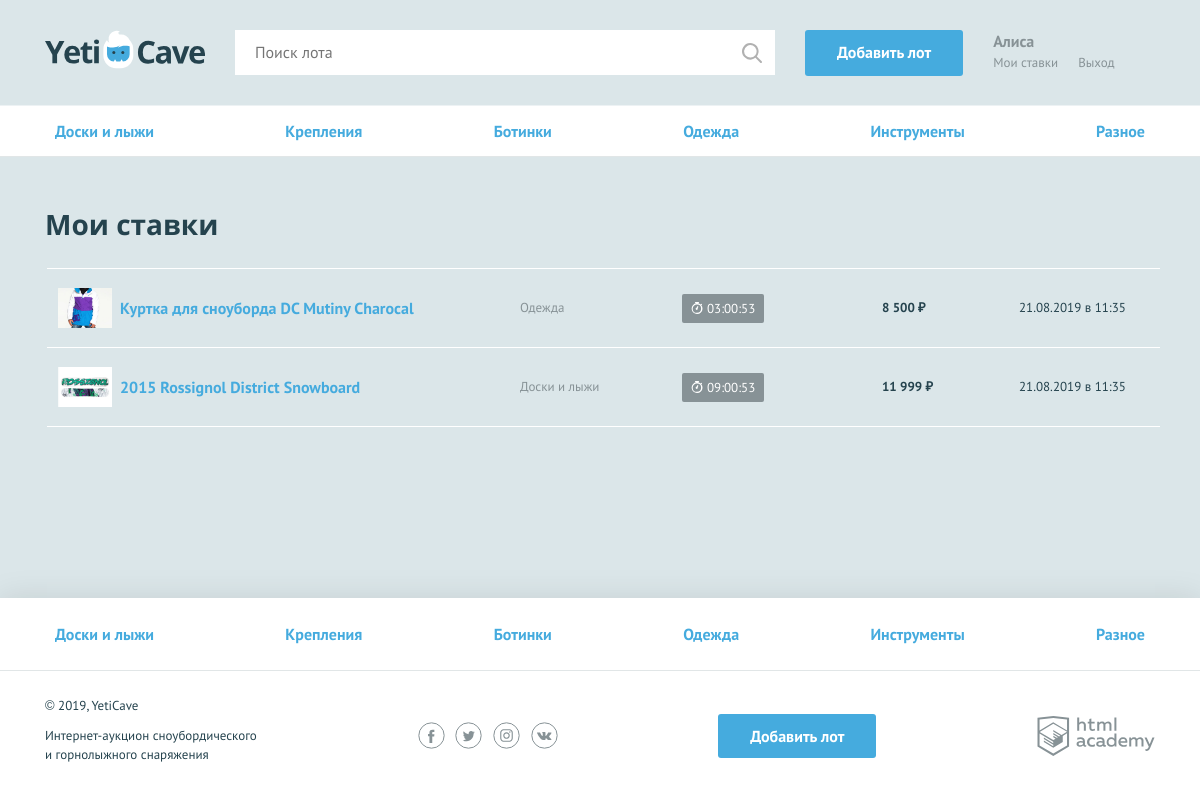
Screenshot of /bets.php (signed in) with the database file from the repository.
### tables this page shows
CREATE TABLE categories (
    id         INT AUTO_INCREMENT PRIMARY KEY,
    name       CHAR(64) NOT NULL,
    symb_code  CHAR(64) NOT NULL
);

CREATE TABLE bids (
    id         INT AUTO_INCREMENT PRIMARY KEY,
    user_id    INT NOT NULL,
    lot_id     INT NOT NULL,
    dt_create  TIMESTAMP DEFAULT CURRENT_TIMESTAMP,
    price      INT
);

CREATE TABLE lots (
    id         INT AUTO_INCREMENT PRIMARY KEY,
    user_id    INT DEFAULT NULL,
    cat_id     INT NOT NULL,
    win_id     INT DEFAULT NULL,
    dt_create  TIMESTAMP DEFAULT CURRENT_TIMESTAMP,
    title      CHAR(64),
    descr      TEXT(65535),
    image_path CHAR(255),
    st_price   INT,
    dt_end     TIMESTAMP,
    step       INT
);

### helpers.php (called while the page is built, shortened)
<?php
function include_template($name, array $data = [])
{
    $name = 'templates/' . $name;
    extract($data);
    require $name;
    $result = ob_get_clean();
    return $result;
}

### functions.php (called while the page is built, shortened)
<?php
function priceFormat(float $price): string
{
    $resultPrice = ceil($price);
    $resultPrice = number_format($resultPrice, 0, '.', ' ');
    $resultPrice .= ' ₽';
    return $resultPrice;
}
function timeCounter(string $endDate): array
{
    $dateNow = date_create('now');
    $dateFuture = date_create($endDate);
    $timeRest = date_diff($dateFuture, $dateNow);
    $hoursRest = date_interval_format($timeRest, '%H');
    $minRest = date_interval_format($timeRest, '%I');
    $daysRest = date_interval_format($timeRest, '%D');
    return ['hours' => $hoursRest, 'mins' => $minRest, 'days' => $daysRest];
}
function readFromDatabase(string $sql, $con): array
{
    $data = mysqli_query($con, $sql);
    $data = mysqli_fetch_all($data, MYSQLI_ASSOC);
    return $data;
}
function getCategories($connection): array
{
    $request = "SELECT * FROM categories";
    $categories = readFromDatabase($request, $connection);
    return $categories;
}
function getMaxBid($connection, $id):?int
{
    $request = "SELECT MAX(price) as max_price FROM bids WHERE lot_id = " . (int)$id;
    $bidArray = mysqli_query($connection, $request);
    $maxBid = mysqli_fetch_assoc($bidArray);
    $maxBid = $maxBid['max_price'];
    return $maxBid;
}
function bidTime($time): string
{
    $dateNow = date_create('now');
    $datePast = date_create($time);
    $timeInterval = date_diff($datePast, $dateNow);
    $days = date_interval_format($timeInterval, '%d');
    if ($days >= 1 && $days < 2) {
        $result = 'Вчера, в ' . date('H:i', strtotime($time));
    } elseif ($days >= 2) {
        $result = date('d.m.Y', strtotime($time)) . ' в ' . date('H:i', strtotime($time));
    }
    return $result;
}
function getUserBids($connection, $id): array
{
    $bidRequest = "SELECT l.image_path as image, l.title as lot_title, c.name as category, l.dt_end, b.price, b.lot_id, b.dt_create, l.win_id as winner, l.user_id as lot_owner, u.contact
    FROM bids b LEFT JOIN lots l ON b.lot_id = l.id
    LEFT JOIN users u ON u.id = l.user_id
    JOIN categories c ON l.cat_id = c.id
    WHERE b.user_id = " . (int)$id . " ORDER BY b.dt_create DESC";
    $bids = readFromDatabase($bidRequest, $connection);
    foreach ($bids as $key => $bid) {
        if ((int)$bids[$key]['price'] === getMaxBid($connection, $bids[$key]['lot_id'])) {
            $bids[$key]['isMax'] = true;
        }
    }
    return $bids;
}
function timeClass(array $time): string
{
    return '';
}
function bidClass(array $bid, $user_id): array
{
    $class = [];
    $time = timeCounter($bid['dt_end']);
    if ($bid['winner'] === $user_id && isset($bid['isMax'])) {
        $class['item'] = 'rates__item--win';
        $class['timer'] = 'timer--win';
        $class['text'] = 'Ставка выиграла';
    } elseif (strtotime($bid['dt_end']) < strtotime('now')) {
        $class['item'] = 'rates__item--end';
        $class['timer'] = 'timer--end';
        $class['text'] = 'Торги окончены';
    } else {
        $class['timer'] = timeClass($time);
    }
    return $class;
}

### templates/my_bets.php (the view, shortened to what this page needs)
<nav class="nav">
    <ul class="nav__list container">
        <?php foreach ($categories as $value): ?>
            <li class="nav__item">
                <a href="search_category.php?category=<?php echo $value['id'] ?? ''; ?>"><?php echo htmlspecialchars($value['name']) ?? ''; ?></a>
            </li>
        <?php endforeach; ?>
    </ul>
</nav>
<section class="rates container">
    <h2>Мои ставки</h2>
    <table class="rates__list">
        <?php foreach ($bids as $bid): ; ?>
            <?php $class = bidClass($bid, $_SESSION['id']); ?>
            <tr class="rates__item <?php echo isset($class['item']) ? $class['item'] : ''; ?>">
                <td class="rates__info">
                    <div class="rates__img">
                        <img src="<?php echo $bid['image'] ?? ''; ?>" width="54" height="40" alt="<?php echo htmlspecialchars($bid['lot_title']) ?? ''; ?>">
                    </div>
                    <div>
                        <h3 class="rates__title"><a
                                    href="lot.php?lot_id=<?php echo $bid['lot_id'] ?? ''; ?>"><?php echo htmlspecialchars($bid['lot_title']) ?? ''; ?></a></h3>
                    </div>
                </td>
                <td class="rates__category">
                    <?php echo $bid['category'] ?? ''; ?>
                </td>
                <td class="rates__timer">
                    <div class="timer <?php echo $class['timer'] ?? ''; ?>"><?php if (isset($class['text'])): echo $class['text']; else: $time = timeCounter($bid['dt_end']);
                            echo $time['days'] . ':' . $time['hours'] . ':' . $time['mins']; endif; ?></div>
                </td>
                <td class="rates__price">
                    <?php echo priceFormat($bid['price']); ?>
                </td>
                <td class="rates__time">
                    <?php echo bidTime($bid['dt_create']); ?>
                </td>
            </tr>
        <?php endforeach; ?>
    </table>
</section>

### templates/layout.php (shortened to what this page needs)
<!DOCTYPE html>
<html lang="ru">
<head>
    <link href="../css/normalize.min.css" rel="stylesheet">
    <link href="../css/style.css" rel="stylesheet">
</head>
<body>
<div class="page-wrapper">
    <header class="main-header">
        <div class="main-header__container container">
            <a class="main-header__logo" href = "index.php">
                <img src="../img/logo.svg" width="160" height="39" alt="Логотип компании YetiCave">
            </a>
            <form class="main-header__search" method="get" action="search.php" autocomplete="off">
                <input type="search" name="search" placeholder="Поиск лота">
                <input class="main-header__search-btn" type="submit" name="find" value="Найти">
            </form>
            <a class="main-header__add-lot button" href="add.php">Добавить лот</a>
            <nav class="user-menu">
                <?php if (isset($_SESSION['name'])): ?>
                    <div class="user-menu__logged">
                        <p><?php echo htmlspecialchars($_SESSION['name']); ?></p>
                        <a class="user-menu__bets" href="bets.php">Мои ставки</a>
                        <a class="user-menu__logout" href="logout.php">Выход</a>
                    </div>
                <?php endif; ?>
            </nav>
        </div>
    </header>
    <main class=<?php if (isset($isMain)): echo 'container'; endif; ?>>
        <?php echo $content; ?>
    </main>
</div>
<footer class="main-footer">
    <nav class="nav">
        <ul class="nav__list container">
            <?php foreach ($categories as $value): ?>
                <li class="nav__item <?php if (isset($request) && $value['name'] === $request): echo " nav__item--current"; endif; ?>">
                    <a href="search_category.php?category=<?php echo $value['id'] ?? ''; ?>"><?php echo htmlspecialchars($value['name']) ?? ''; ?></a>
                </li>
            <?php endforeach; ?>
        </ul>
    </nav>
    <div class="main-footer__bottom container">
        <div class="main-footer__copyright">
            <p>© 2019, YetiCave</p>
            <p>Интернет-аукцион сноубордического и горнолыжного снаряжения</p>
        </div>
        <div class="main-footer__social social">
            <a class="social__link social__link--facebook" href="#">
            </a>
            <a class="social__link social__link--twitter" href="#">
            </a>
            <a class="social__link social__link--instagram" href="#">
            </a>
            <a class="social__link social__link--vkontakte" href="#">
            </a>
        </div>
        <a class="main-footer__add-lot button" href="add.php">Добавить лот</a>
        <div class="main-footer__developed-by">
            <a class="logo-academy" href="https://htmlacademy.ru/intensive/php">
            </a>
        </div>
    </div>
</footer>
<?php if (!isset($isSign)): ?>
</body>
</html>
<?php endif; ?>

### rows the page displays
categories: name "Доски и лыжи"
categories: name "Крепления"
categories: name "Ботинки"
categories: name "Одежда"
categories: name "Инструменты"
categories: name "Разное"
bids: lot.image_path (picture), lot.title "Куртка для сноуборда DC Mutiny Charocal", categories.name "Одежда", lot.dt_end "03", lot.dt_end "00", lot.dt_end "53", price "8 500 ₽", dt_create "21.08.2019 в 11:35"
bids: lot.image_path (picture), lot.title "2015 Rossignol District Snowboard", categories.name "Доски и лыжи", lot.dt_end "09", lot.dt_end "00", lot.dt_end "53", price "11 999 ₽", dt_create "21.08.2019 в 11:35"

### other values shown
$_SESSION['name'] "Алиса"
